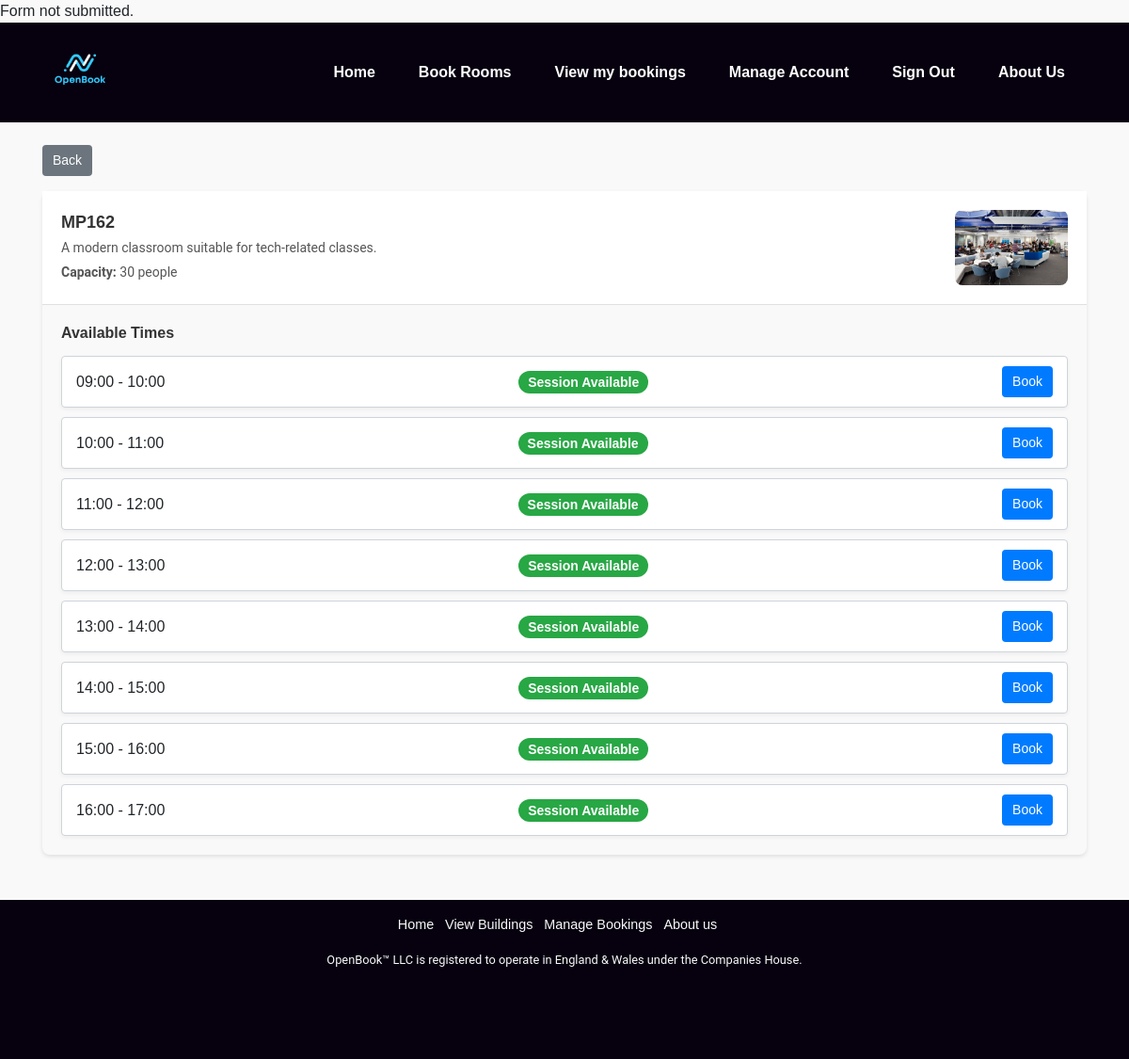
The app's page /RoomBooking.php?room_id=4 (signed in) with its own data.
### tables this page shows
CREATE TABLE `rooms` (
  `roomID` int(11) NOT NULL,
  `building` int(11) NOT NULL,
  `roomName` varchar(255) NOT NULL,
  `roomDesc` text DEFAULT NULL,
  `roomImg` text DEFAULT NULL,
  `floor` int(11) NOT NULL,
  `capacity` int(11) NOT NULL,
  `roomType` enum('Classroom','Hall','Lab') DEFAULT NULL
);

### resources/database.php (called while the page is built, shortened)
<?php
function formatTimeSlot($timeSlot) {
    $startTime = DateTime::createFromFormat('H:i:s', $timeSlot);
    $endTime = clone $startTime;
    $endTime->add(new DateInterval('PT1H'));
    return $startTime->format('H:i') . ' - ' . $endTime->format('H:i');
}
?>

### RoomBooking.php (the view, shortened to what this page needs)
<?php
include "resources/database.php";
include 'resources/html_construct.php';
$roomID = $_POST['room_id'] ?? $_GET['room_id'] ?? null;
$roomID = intval($roomID);
$query = "SELECT roomName, roomDesc, roomImg, capacity FROM rooms WHERE roomID = ?";
$stmt = $conn->prepare($query);
$stmt->bind_param("i", $roomID);
$stmt->execute();
$result = $stmt->get_result();
$roomDetails = $result->fetch_assoc();
$bookedSlots = [];
$allTimeSlots = [
    "09:00:00", "10:00:00", "11:00:00", "12:00:00", "13:00:00", "14:00:00", "15:00:00", "16:00:00"
];
?>
<!DOCTYPE html>
<html lang="en">
<head>
</head>
<body>
<header>
</header>
<div class="container mt-4">
    <button class="btn btn-secondary mb-3" onclick="history.back()">Back</button>
    <div class="card2">
        <div class="card2-header d-flex justify-content-between align-items-center">
            <div>
                <h5><?= htmlspecialchars($roomDetails['roomName']) ?></h5>
                <p><?= htmlspecialchars($roomDetails['roomDesc']) ?></p>
                <p><strong>Capacity:</strong> <?= htmlspecialchars($roomDetails['capacity']) ?> people</p>
            </div>
            <img src="<?= htmlspecialchars($roomDetails['roomImg']) ?>" alt="Room Image" style="width: 120px; height: 80px; object-fit: cover; border-radius: 8px;">
        </div>
        <div class="card2-body">
            <h6>Available Times</h6>
            <ul class="list-group">
                <?php foreach ($allTimeSlots as $timeSlot): ?>
                    <li class="list-group-item d-flex justify-content-between align-items-center">
                        <span><?= formatTimeSlot($timeSlot) ?></span>
                        <?php if (in_array($timeSlot, $bookedSlots)): ?>
                            <span class="badge badge-danger">Session Booked</span>
                            <button class="btn btn-secondary btn-sm" disabled>Slot Unavailable</button>
                        <?php else: ?>
                            <span class="badge badge-success">Session Available</span>
                            <form method="POST" action="">
                                <button type="submit" name="action" value="book" class="btn btn-primary btn-sm">Book</button>
                            </form>
                        <?php endif; ?>
                    </li>
                <?php endforeach; ?>
            </ul>
        </div>
    </div>
</div>
</body>
</html>

### public_html/style/main.css (style rules this page uses)
* { margin: 0; padding: 0; box-sizing: border-box; }
p { font-family: 'Roboto', sans-serif; font-weight: 400; }
body { font-family: Arial, sans-serif; background-color: #f9f9f9; margin: 0; padding: 0; display: flex; flex-direction: column; min-height: 100vh; overflow-x: hidden; }
.container { z-index: 5; }
.card2 { border: none; border-radius: 8px; box-shadow: 0px 2px 4px rgba(0, 0, 0, 0.1); }
.card2-header { background-color: #ffffff; padding: 20px; border-bottom: 1px solid #e0e0e0; }
.card2-header h5 { margin: 0; font-size: 18px; font-weight: bold; color: #333333; }
.card2-header p { margin: 5px 0 0; color: #555555; font-size: 14px; }
.card2-body { padding: 20px; }
.card2-body h6 { font-size: 16px; font-weight: bold; color: #333333; margin-bottom: 15px; }
.list-group { margin: 0; padding: 0; }
.list-group-item { display: flex; justify-content: space-between; align-items: center; padding: 10px 15px; border: 1px solid #ced4da; border-radius: 4px; margin-bottom: 10px; background-color: #ffffff; box-shadow: 0px 2px 4px rgba(0, 0, 0, 0.05); }
.list-group-item .badge { font-size: 14px; padding: 5px 10px; border-radius: 12px; }
.badge-success { background-color: #28a745; color: white; }
.btn-primary { background-color: #007bff; border-color: #007bff; color: white; font-size: 14px; padding: 5px 10px; border-radius: 4px; }
.btn-secondary { background-color: #6c757d; border-color: #6c757d; color: white; font-size: 14px; padding: 5px 10px; border-radius: 4px; }
.btn { border-color: #f4f4f400; color: white; font-size: 14px; padding: 5px 10px; border-radius: 4px; }

### records on screen
rooms: roomName "MP162", roomDesc "A modern classroom suitable for tech-related classes.", capacity "30", roomImg (picture)

### other values on screen
formatTimeSlot($timeSlot) "09:00 - 10:00"
formatTimeSlot($timeSlot) "10:00 - 11:00"
formatTimeSlot($timeSlot) "11:00 - 12:00"
formatTimeSlot($timeSlot) "12:00 - 13:00"
formatTimeSlot($timeSlot) "13:00 - 14:00"
formatTimeSlot($timeSlot) "14:00 - 15:00"
formatTimeSlot($timeSlot) "15:00 - 16:00"
formatTimeSlot($timeSlot) "16:00 - 17:00"
